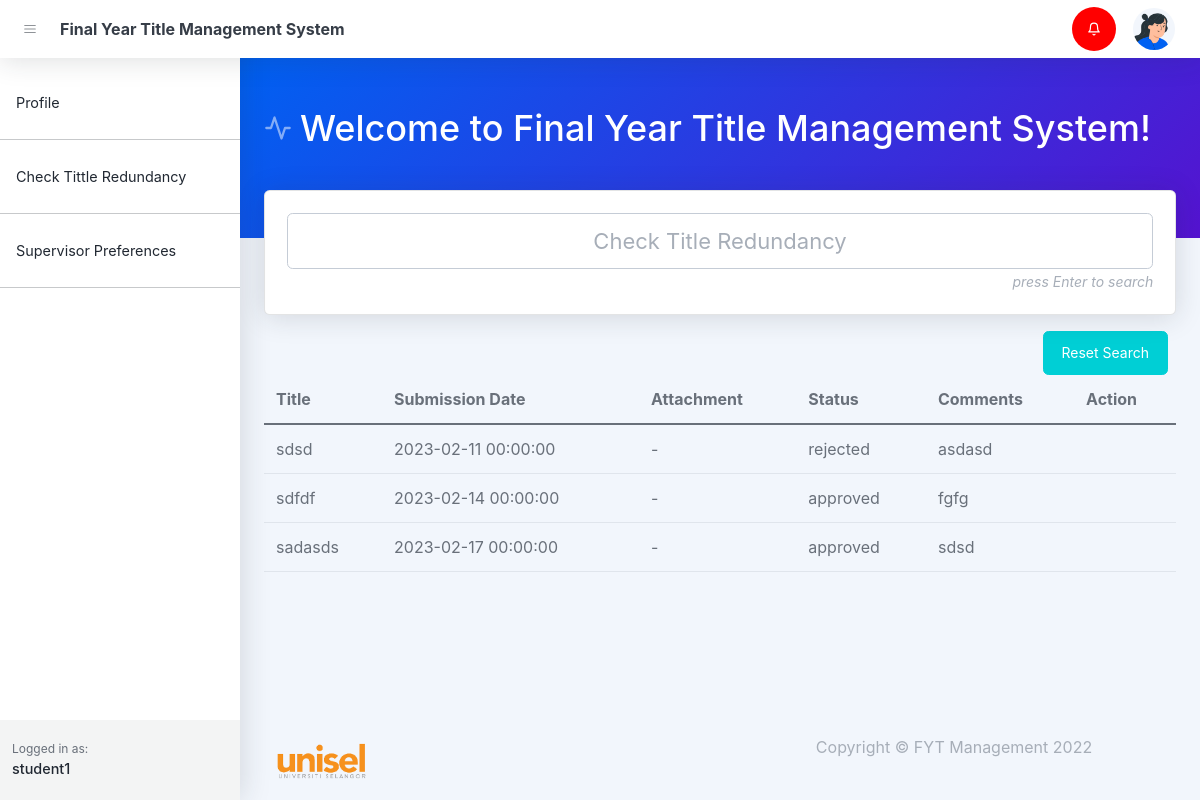
Page /student-dashboard.php (signed in) on the earlier database version.
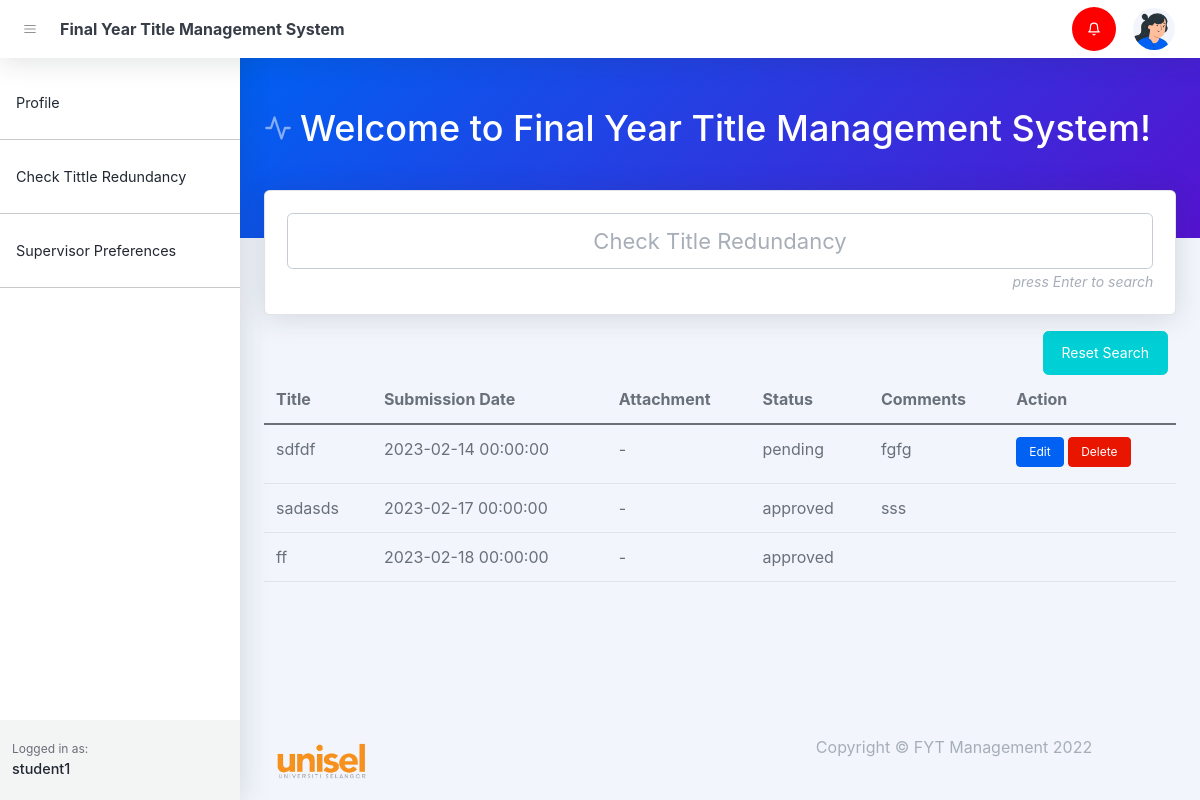
Same page on the later database version.
### tables this page shows
CREATE TABLE `proposals` (
  `id` bigint(20) UNSIGNED NOT NULL,
  `title` text DEFAULT NULL,
  `submission_date` datetime DEFAULT NULL,
  `status` varchar(255) DEFAULT NULL,
  `user_id` bigint(20) DEFAULT NULL,
  `supervisor_id` bigint(20) DEFAULT NULL,
  `supervisor_status` varchar(255) DEFAULT NULL,
  `fyp_coordinator_status` varchar(255) DEFAULT NULL,
  `cluster_status` varchar(255) DEFAULT NULL,
  `attachment` text DEFAULT NULL,
  `attachment_name` text DEFAULT NULL,
  `reason` text DEFAULT NULL
);

### student-dashboard.php (the view, shortened to what the changed rows need)
<!DOCTYPE html>
<html lang="en">
    <head>
       <?php include('layout_admin/header.php')?>
    </head>
    <body class="nav-fixed">
        <div id="layoutSidenav">
            <div id="layoutSidenav_content">
                <main>
                    <header class="page-header page-header-dark bg-gradient-primary-to-secondary pb-5">
                        <div class="container-xl px-4">
                            <div class="page-header-content pt-4">
                                <div class="row align-items-center justify-content-between">
                                    <div class="col-auto mt-4">
                                        <h1 class="page-header-title">
                                            <div class="page-header-icon"><i data-feather="activity"></i></div>
                                            Welcome to Final Year Title Management System!
                                        </h1>
                                    </div>
                                </div>
                            </div>
                        </div>
                    </header>
                    <?php
                      $conn = setDbConnection();
                      $sql = "select proposals.*, users.name as supervisor_name from proposals
                      left join users on users.id = proposals.supervisor_id
                      where user_id = '".$_SESSION['id']."'";
                      $result = $conn->query($sql);
                      $proposals = null;
                      if ($result->num_rows > 0) {
                          while ($row = $result->fetch_assoc()) {
                              $proposals[] = $row;
                          }
                      }
                    ?>
                    <div class="container-xl px-4">
                        <div class="row">
                            <div class="col-xxl-12 mb-5">
                                <table class="table table-hover table-stripped" id="proposal">
                                    <thead>
                                        <tr>
                                            <th>Title</th>
                                            <th>Submission Date</th>
                                            <th>Attachment</th>
                                            <th>Status</th>
                                            <th>Comments</th>
                                            <th>Action</th>
                                        </tr>
                                    </thead>
                                    <tbody>
                                        <?php
                                        if( isset($proposals)){
                                            foreach ($proposals as $key => $proposal) {
                                                $editProposal = null;
                                                $deleteProposal = null;
                                                if($proposal['fyp_coordinator_status'] == 'pending'){
                                                    $editProposal = "<a class='btn btn-primary btn-sm mb-1' data-status=approved ' href='/fyp/add-proposal.php?type=edit&proposal=".$proposal['id']."'>Edit</a>";
                                                    $deleteProposal = "<a class='btn btn-danger btn-sm mb-1' data-status=approved ' href='/fyp/controllers/student/deleteProposal.php?proposal_id=".$proposal['id']."'>Delete</a>";
                                                }
                                               echo '
                                                        <tr>
                                                            <td>'.$proposal['title'].'</td>
                                                            <td>'.$proposal['submission_date'].'</td>
                                                            <td>'.( $proposal['attachment_name'] ? '<a href="assets/proposals/'.$proposal['attachment'].'" target=blank>'.$proposal["attachment_name"].'</a>' : '-').'</td>
                                                            <td>'.$proposal['fyp_coordinator_status'].'</td>
                                                            <td>'.$proposal['reason'].'</td>
                                                            <td>
                                                                '.$editProposal.'
                                                                '.$deleteProposal.'
                                                            </td>
                                                        </tr>
                                                ';
                                            }
                                        }else{
                                            echo '<tr><td colspan=7>No Proposals!</td></tr>';
                                        }
                                        ?>
                                    </tbody>
                                </table>
                            </div>
                        </div>
                    </div>
                </main>
            </div>
        </div>
    </body>
</html>

Differences in the rows shown:
removed proposals: title "sdsd", submission_date "2023-02-11 00:00:00", fyp_coordinator_status "rejected", reason "asdasd"
changed proposals "sdfdf": fyp_coordinator_status "approved" → "pending"; now shows "Edit Delete"
changed proposals "sadasds": reason "sdsd" → "sss"
added proposals: title "ff", submission_date "2023-02-18 00:00:00", fyp_coordinator_status "approved"
